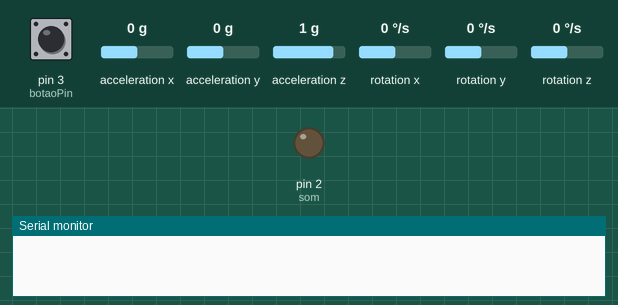
Recording of a sketch running on a simulated Arduino Uno, built for the host (arithmetic inside an expression is 32-bit, double 64-bit). Parts: output pins drawn as LEDs (lit = HIGH), the last lines printed to the serial monitor. The inputs (shaded band) are chosen by the test bench; at power-on: acceleration z 1 g, pin 3 (botaoPin) HIGH, acceleration x 0 g, acceleration y 0 g, rotation x 0 °/s, rotation y 0 °/s, rotation z 0 °/s.

Above: at 1.2 s.
1.3 s: acceleration z set to 0.4 g
4.3 s: acceleration z set to 0.1 g
At 6.9 s:
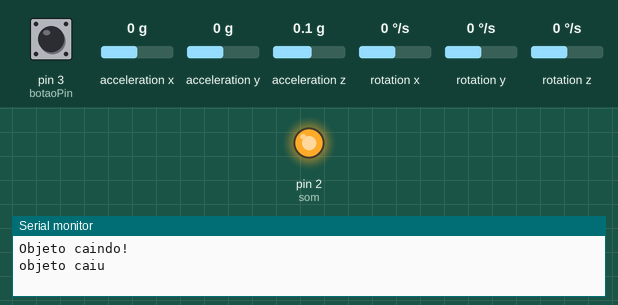
7.3 s: pin 3 (botaoPin) pulled LOW for 0.15 s
At 8.6 s:
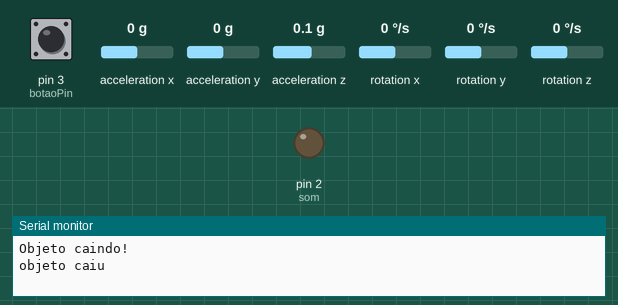
8.9 s: pin 3 (botaoPin) pulled LOW for 1 s
At 10.5 s:
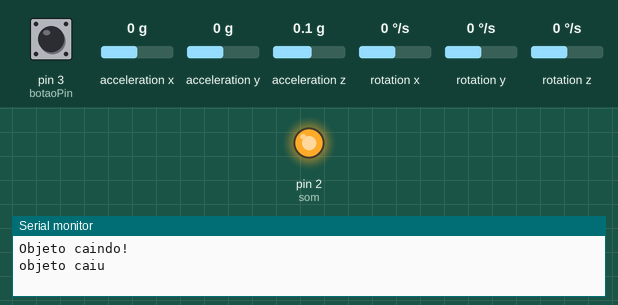
Timing chart, 0 to 12.0 s (numbered marks = the images above; inputs shaded):
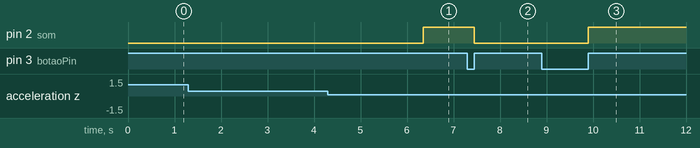

Measured:
- the behaviour switches between 0.3 and 0.2 g on acceleration z (found by bisection; images 0 and 1)
- after the input at 1.3 s, every drawn part: stays the same
- after the input at 4.3 s, pin 2 (som): LOW → HIGH after 2.0 s
- after the input at 7.3 s, pin 2 (som): HIGH → LOW after 0.15 s
- after the input at 8.9 s, pin 2 (som): LOW → HIGH after 1.0 s

The sketch:

sem_wifi.ino
```cpp
#define som 2
#define botaoPin 3


#include <Wire.h>
#include <MPU6050.h>


MPU6050 mpu;
bool limitedequeda = true;
bool caindo = false;
unsigned long começodaqueda = 0;
const unsigned long numero = 200;

void setup() {
  pinMode(som, OUTPUT);


  Serial.begin(9600);

  pinMode(botaoPin, INPUT_PULLUP);
  attachInterrupt(digitalPinToInterrupt(botaoPin), botaoAcionado, RISING);

  Wire.begin();
  mpu.initialize();

  if (!mpu.testConnection()) {
    Serial.println("MPU6050 conexao falhou.");
    while (1);
  }
}

void loop() {

  int16_t ax, ay, az;
  int16_t gx, gy, gz;

  mpu.getMotion6(&ax, &ay, &az, &gx, &gy, &gz);

  float accX = (float)ax / 16384.0;
  float accY = (float)ay / 16384.0;
  float accZ = (float)az / 16384.0;

  float NORMxyz = sqrt(accX * accX + accY * accY + accZ * accZ);


  if (NORMxyz < 0.2 && limitedequeda) {
    Serial.println("Objeto caindo!");

    delay(2000);
    digitalWrite(som, 1);

    limitedequeda = false;
    caindo = true;
    começodaqueda = millis();
  }


  if (caindo && (millis() - começodaqueda) >= numero) {
    Serial.println("objeto caiu");

    caindo = false;

  }

  if (NORMxyz >= 0.9 && NORMxyz <= 1.1 && !limitedequeda) {
    Serial.println("objeto em repouso");

    delay(2000);

    limitedequeda = true;
    caindo = false;
  }

  void botaoAcionado();
  delay(50);
}


void botaoAcionado() {
static bool estado = HIGH;
static unsigned long delayEstado;


   if ( (millis() - delayEstado) > 100 ) {
     estado = !estado;
     delayEstado = millis();
   }
    digitalWrite(som,estado);
}
```
